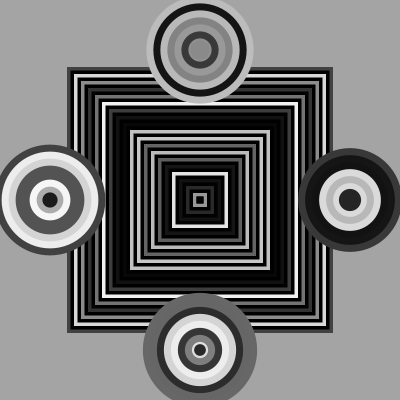
Frame 1 (no input)
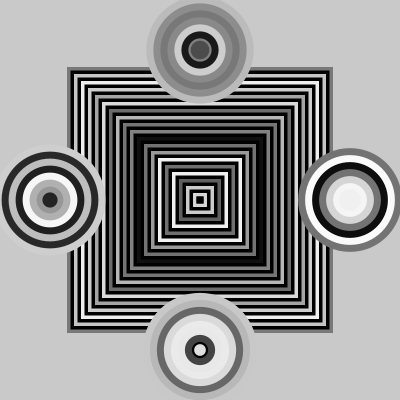
Frame 60 (the mouse pressed at the canvas centre just before this capture)
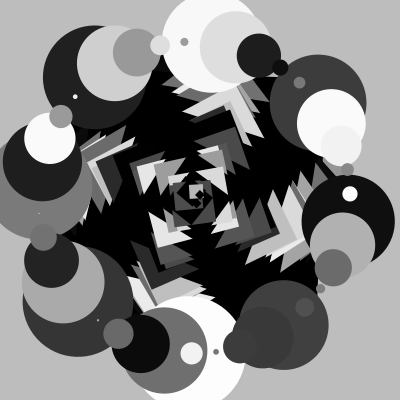
Frame 120 (the mouse held since frame 60 and released just before this capture)

The Processing sketch that drew these frames (run headless with seeded random() and noise(); from frame 60 on, the mouse is pressed at the canvas centre):

// Processing sketch: tp2
// ── tp2.pde
/*
Alumno:Tomas Vesco
Legajo: 91469/8
Profesor: David
Entrega de tp2
video explicativo: https://youtu.be/kpIGyADrhWg
Tuve un problema con la camara y no me pude grabar pero pude hacer ese video perdon si no complete bien la consigna
*/


int i=0;

void setup(){
size(400,400);
rectMode(RADIUS);
noStroke();

}

void draw(){
translate(width/2, height/2);
background(random(255));
for (i=0; i<40; i++){
rotate(map(mouseX,0,width,PI/2,PI/80));
translate(0,map(mouseY,0,height,0,10));
if(i%2==0) fill (random (255));
else
fill(random(0.255),random(0.255),random(0));
float radio = (width/3)- i*3.5;
rect(0,0,radio,radio);
}
for (i=0; i<40; i++){
rotate(map(mouseX,0,width,PI/2,PI/80));
translate(0,map(mouseY,0,height,0,10));

fill(random(255));
float radio= (height/3.5)- i*3.5;
ellipse(150,0, radio, radio);
}

if (keyPressed){
 if (key== 't' || key == 'T');
 i=0;
 mouseX=0;
 mouseY=0;
   }
}
